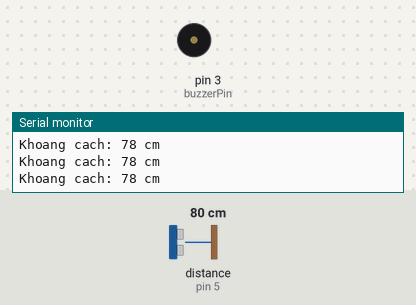
The sketch below on a simulated Arduino Uno, built with avr-gcc and run on an emulated ATmega328P. Parts: buzzer (waves = sounding, pin HIGH), the last lines printed to the serial monitor. Wiring (inferred from the names in the program): ultrasonic range finder: trigger pin 6; echo pin 5. The inputs (shaded band) are chosen by the test bench; at power-on: distance to the obstacle (sensor on pin 5) 80 cm. The echo pulse lasts 58.3 µs per cm; pins used as bus, display or sensor lines are not drawn.

Above: at 1.2 s.
1.3 s: distance to the obstacle (sensor on pin 5) set to 33 cm
2.8 s: distance to the obstacle (sensor on pin 5) set to 29 cm
At 3.8 s:
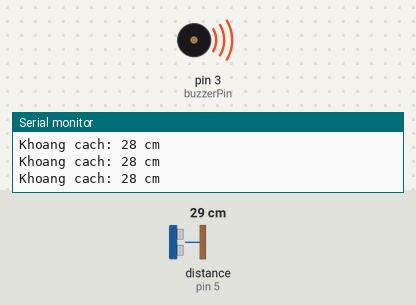
4.3 s: distance to the obstacle (sensor on pin 5) set to 35 cm
At 5.1 s:
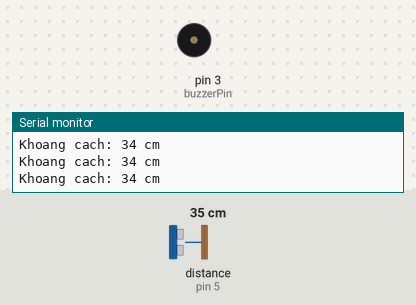
5.8 s: distance to the obstacle (sensor on pin 5) set to 2 cm
At 6.5 s:
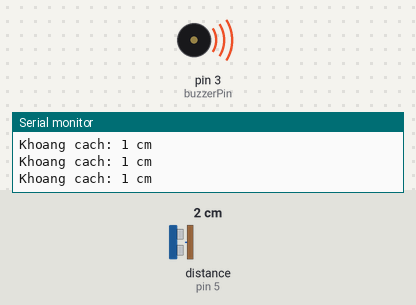
Timing chart, 0 to 8.3 s (numbered marks = the images above; inputs shaded):
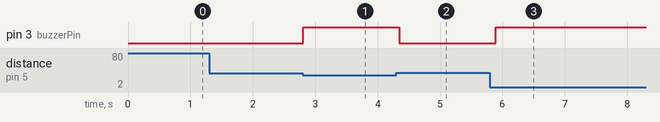

Measured:
- the behaviour switches between 32 and 31 cm on distance to the obstacle (sensor on pin 5) (found by bisection; images 0 and 1)
- after the input at 2.8 s, pin 3 (buzzerPin): LOW → HIGH at once
- after the input at 4.3 s, pin 3 (buzzerPin): HIGH → LOW after 0.05 s
- after the input at 5.8 s, pin 3 (buzzerPin): LOW → HIGH after 0.09 s

The sketch:

distance.ino
```cpp
// Khai báo các chân kết nối theo sơ đồ mạch
const int trigPin = 6;
const int echoPin = 5;
const int buzzerPin = 3;

void setup() {
  // Khởi tạo cổng Serial
  Serial.begin(9600);

  // Cài đặt chế độ cho các chân
  pinMode(trigPin, OUTPUT);
  pinMode(echoPin, INPUT);
  pinMode(buzzerPin, OUTPUT);
}

void loop() {
  long duration;
  int distance;

  // 1. Gửi 1 xung siêu âm
  digitalWrite(trigPin, LOW);
  delayMicroseconds(2);
  digitalWrite(trigPin, HIGH);
  delayMicroseconds(10);
  digitalWrite(trigPin, LOW);

  // 2. Đo thời gian xung phản hồi lại
  duration = pulseIn(echoPin, HIGH);

  // 3. Tính toán khoảng cách ra centimet
  distance = duration * 0.034 / 2;

  // In kết quả ra Serial Monitor
  Serial.print("Khoang cach: ");
  Serial.print(distance);
  Serial.println(" cm");

  // 4. Điều khiển Active Buzzer
  if (distance > 0 && distance <= 30) {
    digitalWrite(buzzerPin, HIGH); // Cấp điện để còi kêu
  } else {
    digitalWrite(buzzerPin, LOW);  // Ngắt điện để tắt còi
  }

  // Chờ 100 mili giây trước khi thực hiện lần đo tiếp theo
  delay(100);
}
```
